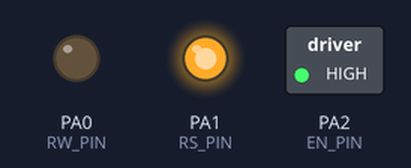
A program run on a simulated ATmega32, built with avr-gcc and emulated at 8 MHz. On the bench: switched loads named in the program (green lamp = pin HIGH), output pins drawn as LEDs (lit = HIGH).

Above: at 0.5 s.
At 1.5 s:
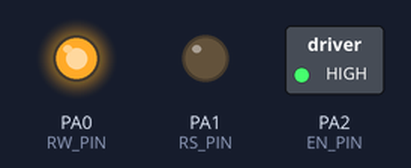
At 3.1 s:
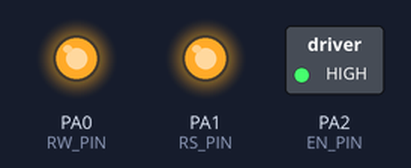
Timing chart, 0 to 4.8 s (numbered marks = the images above):
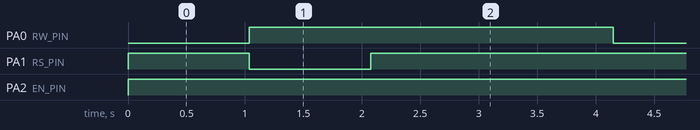

The program:

main.c
```c
/*
 * main.c
 *
 *  Created on: Feb 13, 2022
 *      Author: Ahmed Khaled Hammad
 */


/******************************************************Session7************************************************************
 * -> Learn DC Motor / Relay /H-Bridge / Opto_cupler
 * -> Manage Project'Files
 * -> LAB 8 build MOTOR_L293D Driver with prebuild Configuration
 * -> TASK 7  Control DC Motor Direction
 **/
/*Customized Data Type */
#include"../LIB/STD_TYPES.h"
#include"../LIB/ERROR_State.h"

/*DIO Libraries*/
#include"../MCAL/DIO_Interface.h"
/*LCD Driver*/
#include"../HAL/LCD/LCD_Interface.h"
/*MOTOR_L293D Driver*/
#include"../HAL/MOTOR_L293D/MOTOR_293D_Interface.h"

/*Delay Function*/
#include<util/delay.h>


int main(void)
{

	MOTOR_293D_ES_tInit();
	while(1)
	{
        MOTOR_293D_ES_tStartWithDirection(CW,FULL_SPEED);
		_delay_ms(1000);
		 MOTOR_293D_ES_tStartWithDirection(CCW,FULL_SPEED);
		_delay_ms(1000);
        MOTOR_293D_ES_tStop();
		_delay_ms(2000);

	}

	return 0 ;
}
```

LCD_Config.h
```c
/*
 * LCD_Config.h
 *
 *  Created on: Feb 12, 2022
 *      Author: Ahmed Khaled Hammad
 */

#ifndef LCD_CONFIG_H_
#define LCD_CONFIG_H_

/*			Mode : EIGHT_BIT -  FOUR_BIT     */
#define LCD_MODE		FOUR_BIT

/*			Control Pins					*/
#define RS_GRP			DIO_PORTA
#define RS_PIN			PIN1

#define RW_GRP			DIO_PORTA
#define RW_PIN			PIN0

#define EN_GRP			DIO_PORTA
#define EN_PIN			PIN2


/*				Data Pins		*/

#define D7_GRP			DIO_PORTA
#define D7_PIN			PIN6

#define D6_GRP			DIO_PORTA
#define D6_PIN			PIN5

#define D5_GRP			DIO_PORTA
#define D5_PIN			PIN4

#define D4_GRP			DIO_PORTA
#define D4_PIN			PIN3

#define D3_GRP			DIO_PORTA
#define D3_PIN			PIN2

#define D2_GRP			DIO_PORTA
#define D2_PIN			PIN0

#define D1_GRP			DIO_PORTA
#define D1_PIN			PIN7

#define D0_GRP			DIO_PORTA
#define D0_PIN			PIN3


#define SIGNED              0
#define UNSIGNED            1


#endif /* LCD_CONFIG_H_ */
```

MOTOR_293D_Config.h
```c
/*
 * MOTOR_293D_Config.h
 *
 *  Created on: Feb 14, 2022
 *      Author: Ahmed Khaled Hammad
 */

#ifndef HAL_MOTOR_L293D_MOTOR_293D_CONFIG_H_
#define HAL_MOTOR_L293D_MOTOR_293D_CONFIG_H_


#define   IN1_GRP          DIO_PORTA
#define   IN1_PIN          PIN0

#define   IN2_GRP          DIO_PORTA
#define   IN2_PIN          PIN1

#define   EN_GRP           DIO_PORTA
#define   EN_PIN           PIN2


#endif /* HAL_MOTOR_L293D_MOTOR_293D_CONFIG_H_ */
```

LCD_Interface.h
```c
/*
 * LCD_Interface.h
 *
 *  Created on: Feb 12, 2022
 *      Author: Ahmed Khaled Hammad
 */

#ifndef LCD_INTERFACE_H_
#define LCD_INTERFACE_H_

/*LCD Driver Initialization*/
ES_t   LCD_ES_tInit(void);
/*LCD write Data*/
ES_t   LCD_ES_tWriteData(u8 Copy_u8Data);
/*LCD write command*/
ES_t   LCD_ES_tWriteCommand(u8 Copy_u8Command);

ES_t LCD_ES_tWriteString(u8* Copy_u8Data);

ES_t LCD_ES_tSendIntgerNum(s32 Copy_s32Num);

ES_t  LCD_ES_tCustomAlphChar(u8 Copy_u8PatternNumber, u8* PCopy_u8Pattern);

ES_t   LCD_ES_tGoToPosition(u8 Copy_u8Row,u8 Copy_u8Col) ;


#endif /* LCD_INTERFACE_H_ */
```

LCD_Program.c
```c
/*
 * LCD_Program.c
 *
 *  Created on: Feb 12, 2022
 *      Author: Ahmed Khaled Hammad
 */


/*Public libraries*/
#include"../../LIB/STD_TYPES.h"
#include"../../LIB/ERROR_STATE.h"

//lower layer Libraries
#include"../../MCAL/DIO_Interface.h"

/*own libraries*/
#include"LCD_Config.h"
#include"LCD_Private.h"


/*Delay Function*/
#include<util/delay.h>


/*LCD Driver Initialization*/
ES_t  LCD_ES_tInit(void)
{
	ES_t LOC_ES_tErrorState = ES_NOK ;

	DIO_ES_tSetPinDirection(RS_GRP, RS_PIN, PIN_OUTPUT );
	DIO_ES_tSetPinDirection(RW_GRP, RW_PIN, PIN_OUTPUT );
	DIO_ES_tSetPinDirection(EN_GRP, EN_PIN, PIN_OUTPUT );

	DIO_ES_tSetPinDirection(D7_GRP, D7_PIN, PIN_OUTPUT );
	DIO_ES_tSetPinDirection(D6_GRP, D6_PIN, PIN_OUTPUT );
	DIO_ES_tSetPinDirection(D5_GRP, D5_PIN, PIN_OUTPUT );
	DIO_ES_tSetPinDirection(D4_GRP, D4_PIN, PIN_OUTPUT );

#if LCD_MODE == EIGHT_BIT

	DIO_ES_tSetPinDirection(D3_GRP, D3_PIN, PIN_OUTPUT );
	DIO_ES_tSetPinDirection(D2_GRP, D2_PIN, PIN_OUTPUT );
	DIO_ES_tSetPinDirection(D1_GRP, D1_PIN, PIN_OUTPUT );
	DIO_ES_tSetPinDirection(D0_GRP, D0_PIN, PIN_OUTPUT );

	_delay_ms(35);

	DIO_ES_tSetPinValue(RS_GRP, RS_PIN, PIN_LOW);
	LCD_ES_tWriteNLatch(0x38);

#elif LCD_MODE == FOUR_BIT

	DIO_ES_tSetPinValue(RS_GRP, RS_PIN, PIN_LOW);
	DIO_ES_tSetPinValue(EN_GRP, EN_PIN, PIN_LOW);
	DIO_ES_tSetPinValue(RW_GRP, RW_PIN, PIN_LOW);

	DIO_ES_tSetPinValue(D7_GRP, D7_PIN, 0 );
	DIO_ES_tSetPinValue(D6_GRP, D6_PIN, 0 );
	DIO_ES_tSetPinValue(D5_GRP, D5_PIN, 1 );
	DIO_ES_tSetPinValue(D4_GRP, D4_PIN, 0 );

	DIO_ES_tSetPinValue(EN_GRP, EN_PIN, PIN_HIGH );
	_delay_ms(1);
	DIO_ES_tSetPinValue(EN_GRP, EN_PIN, PIN_LOW );
	_delay_ms(30);

	LCD_ES_tWriteNLatch(0x28);

#else
#error "LCD mode configuration is wrong"
#endif

	//Display Control
	DIO_ES_tSetPinValue(RS_GRP, RS_PIN, PIN_LOW);
	LCD_ES_tWriteNLatch(0x0F);
	//_delay_ms(1);


	//Display Clear
	DIO_ES_tSetPinValue(RS_GRP, RS_PIN, PIN_LOW);
	LCD_ES_tWriteNLatch(0x01);
	//_delay_ms(2);

	//Entry Mode
	DIO_ES_tSetPinValue(RS_GRP, RS_PIN, PIN_LOW);
	LCD_ES_tWriteNLatch(0x06);
	//_delay_ms(1);


	return LOC_ES_tErrorState ;

}
/**************************************************************************************************************************************/
/*LCD write Data*/
ES_t   LCD_ES_tWriteData(u8 Copy_u8Data)
{
	ES_t LOC_ES_tErrorState = ES_NOK ;

	DIO_ES_tSetPinValue(RS_GRP , RS_PIN , PIN_HIGH);
	LCD_ES_tWriteNLatch(Copy_u8Data);
	LOC_ES_tErrorState = ES_OK ;

	return LOC_ES_tErrorState ;
}
/****************************************************************************************************************************************/
/*LCD write command*/
ES_t   LCD_ES_tWriteCommand(u8 Copy_u8Command)
{
	ES_t LOC_ES_tErrorState = ES_NOK ;

	DIO_ES_tSetPinValue(RS_GRP , RS_PIN , PIN_LOW);
	LCD_ES_tWriteNLatch(Copy_u8Command);
	LOC_ES_tErrorState = ES_OK ;

	return LOC_ES_tErrorState ;
}

/******************************************************************************************************************************************/
static ES_t LCD_ES_tWriteNLatch(u8 Copy_u8Byte)
{
	ES_t LOC_ES_tErrorState = ES_NOK;

#if LCD_MODE == EIGHT_BIT

	DIO_ES_tSetPinValue(EN_GRP, EN_PIN, PIN_LOW);
	DIO_ES_tSetPinValue(RW_GRP, RW_PIN, PIN_LOW);

	DIO_ES_tSetPinValue(D7_GRP, D7_PIN, ((Copy_u8Byte>>7)&1) );
	DIO_ES_tSetPinValue(D6_GRP, D6_PIN, ((Copy_u8Byte>>6)&1) );
	DIO_ES_tSetPinValue(D5_GRP, D5_PIN, ((Copy_u8Byte>>5)&1) );
	DIO_ES_tSetPinValue(D4_GRP, D4_PIN, ((Copy_u8Byte>>4)&1) );

	DIO_ES_tSetPinValue(D3_GRP, D3_PIN, ((Copy_u8Byte>>3)&1) );
	DIO_ES_tSetPinValue(D2_GRP, D2_PIN, ((Copy_u8Byte>>2)&1) );
	DIO_ES_tSetPinValue(D1_GRP, D1_PIN, ((Copy_u8Byte>>1)&1) );
	DIO_ES_tSetPinValue(D0_GRP, D0_PIN, ((Copy_u8Byte>>0)&1) );

	DIO_ES_tSetPinValue(EN_GRP, EN_PIN, PIN_HIGH );
	_delay_ms(1);
	DIO_ES_tSetPinValue(EN_GRP, EN_PIN, PIN_LOW );

	_delay_ms(30);


#elif LCD_MODE == FOUR_BIT

	DIO_ES_tSetPinValue(EN_GRP, EN_PIN, PIN_LOW);
	DIO_ES_tSetPinValue(RW_GRP, RW_PIN, PIN_LOW);

	DIO_ES_tSetPinValue(D7_GRP, D7_PIN, ((Copy_u8Byte>>7)&1) );
	DIO_ES_tSetPinValue(D6_GRP, D6_PIN, ((Copy_u8Byte>>6)&1) );
	DIO_ES_tSetPinValue(D5_GRP, D5_PIN, ((Copy_u8Byte>>5)&1) );
	DIO_ES_tSetPinValue(D4_GRP, D4_PIN, ((Copy_u8Byte>>4)&1) );

	DIO_ES_tSetPinValue(EN_GRP, EN_PIN, PIN_HIGH );
	_delay_ms(1);
	DIO_ES_tSetPinValue(EN_GRP, EN_PIN, PIN_LOW );
	_delay_ms(30);

	DIO_ES_tSetPinValue(D7_GRP, D7_PIN, ((Copy_u8Byte>>3)&1) );
	DIO_ES_tSetPinValue(D6_GRP, D6_PIN, ((Copy_u8Byte>>2)&1) );
	DIO_ES_tSetPinValue(D5_GRP, D5_PIN, ((Copy_u8Byte>>1)&1) );
	DIO_ES_tSetPinValue(D4_GRP, D4_PIN, ((Copy_u8Byte>>0)&1) );

	DIO_ES_tSetPinValue(EN_GRP, EN_PIN, PIN_HIGH );
	_delay_ms(1);
	DIO_ES_tSetPinValue(EN_GRP, EN_PIN, PIN_LOW );
	_delay_ms(30);

#else
#error "LCD mode configuration is wrong"
#endif

	return LOC_ES_tErrorState;
}
/***********************************************************************************************************************/
ES_t LCD_ES_tWriteString(u8* Copy_u8Data)
{

	ES_t LOC_ES_tErrorState = ES_NOK;
	u8 LOC_u8Iterator = 0 ;
	while(Copy_u8Data[LOC_u8Iterator]!='\0')
	{
		//LCD_enuWriteData(Copy_u8Data[LOC_u8Iterator]);
		DIO_ES_tSetPinValue(RS_GRP , RS_PIN , PIN_HIGH);
		LCD_ES_tWriteNLatch(Copy_u8Data[LOC_u8Iterator]);
		LOC_u8Iterator++;
	}

	return LOC_ES_tErrorState;

}
/***********************************************************************************************************************/
ES_t LCD_ES_tSendIntgerNum(s32 Copy_s32Num)
{
	ES_t LOC_ES_tErrorState = ES_NOK;

	s8 LOC_s8Sign = -1;
	u8 LOC_u8ArrIndex = 0;
	u8 LOC_u8ArrNmber[10];
	/*Check Sign*/
	if(Copy_s32Num < 0)
	{
		/*display Sign*/
		DIO_ES_tSetPinValue(RS_GRP , RS_PIN , PIN_HIGH);
		LCD_ES_tWriteNLatch('-');
		/*make The number Positive*/
		Copy_s32Num *=LOC_s8Sign ;
	}
	else
	{
		/*Parsing the Positive Number*/
		while(Copy_s32Num!=0)
		{
			LOC_u8ArrNmber[LOC_u8ArrIndex] = (Copy_s32Num%10);
			Copy_s32Num/=10;
			LOC_u8ArrIndex++;
		}
		for(s8 i = LOC_u8ArrIndex-1 ; i>=0;i--)
		{
			DIO_ES_tSetPinValue(RS_GRP , RS_PIN , PIN_HIGH);
			LCD_ES_tWriteNLatch(LOC_u8ArrNmber[i]+'0');

		}
	}

	return LOC_ES_tErrorState;
}

/************************************************************************************************************************/
/*LCD Create SpecialCharacter 8 Bits*/
ES_t  LCD_ES_tCustomAlphChar(u8 Copy_u8PatternNumber, u8* PCopy_u8Pattern)
{
	ES_t LOC_ES_tErrorState = ES_NOK;
	/*you have only 8 patterns to be customized */

	if(Copy_u8PatternNumber<PATTERN_MAX_NUMBER)
	{
		/*Address counter point on CGRAM*/
		DIO_ES_tSetPinValue(RS_GRP , RS_PIN , PIN_LOW);
		LCD_ES_tWriteNLatch((CGRAM_OFFSET + (Copy_u8PatternNumber*PATTERN_SIZE)));
		LOC_ES_tErrorState = ES_OK ;
		/*Write your pattern in CGRAM*/
		for(u8 i=0;i<8;i++)
		{
			DIO_ES_tSetPinValue(RS_GRP , RS_PIN , PIN_HIGH);
			LCD_ES_tWriteNLatch(PCopy_u8Pattern[i]);
		}
		LOC_ES_tErrorState = ES_OK;
	}
	else
	{
		LOC_ES_tErrorState = ES_OUT_OF_RANGE ;
	}
	return LOC_ES_tErrorState;

}
/********************************************************************************************************************************************************/

/*LCD Go To Position*/

ES_t   LCD_ES_tGoToPosition(u8 Copy_u8Row,u8 Copy_u8Col)
{
	ES_t LOC_ES_tErrorState = ES_NOK;
	u8 LOC_u8ArrRow[2] = {0x80,0xC0};
	if( (1<=Copy_u8Row && Copy_u8Row<=2 ) &&
			(1<=Copy_u8Col && Copy_u8Col<=16))
	{
		DIO_ES_tSetPinValue(RS_GRP , RS_PIN , PIN_LOW);
		LCD_ES_tWriteNLatch(LOC_u8ArrRow[Copy_u8Row-1]+ Copy_u8Col-1);
		LOC_ES_tErrorState = ES_OK ;
	}
	else
	{
		LOC_ES_tErrorState = ES_OUT_OF_RANGE ;
	}

	return LOC_ES_tErrorState;
}

/***********************************************************************************************************************************************************/
```

MOTOR_293D_Interface.h
```c
/*
 * MOTOR_293D_Interface.h
 *
 *  Created on: Feb 14, 2022
 *      Author: Ahmed Khaled Hammad
 */

#ifndef HAL_MOTOR_L293D_MOTOR_293D_INTERFACE_H_
#define HAL_MOTOR_L293D_MOTOR_293D_INTERFACE_H_

/**/
ES_t MOTOR_293D_ES_tInit(void);

/**/
ES_t MOTOR_293D_ES_tStartWithDirection(u8 Copy_u8Direction,u8 Copy_u8Speed);
/**/
ES_t MOTOR_293D_ES_tStop(void);


#define   CW_DIR     0
#define   CCW_DIR    1

#define CW                    CW_DIR
#define CCW                   CCW_DIR

#define FULL_SPEED              1

#endif /* HAL_MOTOR_L293D_MOTOR_293D_INTERFACE_H_ */
```

MOTOR_L293D_Program.c
```c
/*
 * MOTOR_L293D_Program.c
 *
 *  Created on: Feb 14, 2022
 *      Author: Ahmed Khaled Hammad
 */

/*Public libraries*/
#include"../../LIB/STD_TYPES.h"
#include"../../LIB/ERROR_STATE.h"

//lower layer Libraries
#include"../../MCAL/DIO_Interface.h"

/*own libraries*/
#include"MOTOR_293D_Private.h"

#include"MOTOR_293D_Config.h"


/*Delay Function*/
#include<util/delay.h>


/**/
ES_t MOTOR_293D_ES_tInit(void)
{
	ES_t LOC_ES_tErrorState = ES_NOK ;
	DIO_ES_tSetPinDirection(IN1_GRP,IN1_PIN,PIN_OUTPUT);
	DIO_ES_tSetPinDirection(IN2_GRP,IN2_PIN,PIN_OUTPUT);
	DIO_ES_tSetPinDirection(EN_GRP,EN_PIN,PIN_OUTPUT);

	DIO_ES_tSetPinValue(IN1_GRP,IN1_PIN,PIN_HIGH);
	DIO_ES_tSetPinValue(IN2_GRP,IN2_PIN,PIN_HIGH);
	DIO_ES_tSetPinValue(EN_GRP,EN_PIN,PIN_HIGH);

	LOC_ES_tErrorState = ES_OK ;
	return LOC_ES_tErrorState ;
}

/**/
ES_t MOTOR_293D_ES_tStartWithDirection(u8 Copy_u8Direction,u8 Copy_u8Speed)
{
	ES_t LOC_ES_tErrorState = ES_NOK ;
	switch(Copy_u8Direction)
	{
	case CW:
		DIO_ES_tSetPinValue(IN1_GRP,IN1_PIN,PIN_LOW);
		DIO_ES_tSetPinValue(IN2_GRP,IN2_PIN,PIN_HIGH);
		break ;
	case CCW:
		DIO_ES_tSetPinValue(IN1_GRP,IN1_PIN,PIN_HIGH);
		DIO_ES_tSetPinValue(IN2_GRP,IN2_PIN,PIN_LOW);
		break ;
	default :
		/*Do Nothing*/
		break ;
	}

	DIO_ES_tSetPinValue(EN_GRP,EN_PIN,Copy_u8Speed);

	LOC_ES_tErrorState = ES_OK ;

	return LOC_ES_tErrorState ;
}
/**/
ES_t MOTOR_293D_ES_tStop(void)
{
	ES_t LOC_ES_tErrorState = ES_NOK ;

//	DIO_ES_tSetPinValue(IN1_GRP,IN1_PIN,PIN_LOW);
//	DIO_ES_tSetPinValue(IN2_GRP,IN2_PIN,PIN_LOW);

	DIO_ES_tSetPinValue(IN1_GRP,IN1_PIN,PIN_HIGH);
	DIO_ES_tSetPinValue(IN2_GRP,IN2_PIN,PIN_HIGH);

	LOC_ES_tErrorState = ES_OK ;

	return LOC_ES_tErrorState ;
}
```

LCD_Private.h
```c
/*
 * LCD_Private.h
 *
 *  Created on: Feb 12, 2022
 *      Author: Ahmed Khaled Hammad
 */

#ifndef LCD_PRIVATE_H_
#define LCD_PRIVATE_H_

#define EIGHT_BIT			96
#define FOUR_BIT			59


#define CGRAM_OFFSET             64
#define PATTERN_MAX_NUMBER       8
#define PATTERN_SIZE             8
static ES_t LCD_ES_tWriteNLatch(u8 Copy_u8Byte);


#endif /* LCD_PRIVATE_H_ */
```

MOTOR_293D_Private.h
```c
/*
 * MOTOR_293D_Private.h
 *
 *  Created on: Feb 14, 2022
 *      Author: Ahmed Khaled Hammad
 */

#ifndef HAL_MOTOR_L293D_MOTOR_293D_PRIVATE_H_
#define HAL_MOTOR_L293D_MOTOR_293D_PRIVATE_H_


#define   CW_DIR     0
#define   CCW_DIR    1

#define CW                    CW_DIR
#define CCW                   CCW_DIR


#define FULL_SPEED              1

#endif /* HAL_MOTOR_L293D_MOTOR_293D_PRIVATE_H_ */
```

ERROR_STATE.h
```c
/*
 * ERROR_STATE.h
 *
 *  Created on: Feb 12, 2022
 *      Author: Ahmed Khaled Hammad
 */

#ifndef ERROR_STATE_H_
#define ERROR_STATE_H_

typedef enum{

	ES_NOK,
	ES_OK,
	ES_OUT_OF_RANGE,
	ES_NULL_POINTER
}ES_t;

#define NULL    (void*)0

#endif /* ERROR_STATE_H_ */
```

STD_TYPES.h
```c
/*
 * STD_TYPES.h
 *
 *  Created on: Feb 7, 2022
 *      Author: Ahmed Khaled Hammad
 */

#ifndef STD_TYPES_H_
#define STD_TYPES_H_

/*typedef<data type> <New Name>*/
typedef unsigned char            u8  ;
typedef unsigned short int       u16 ;
typedef unsigned long int        u32 ;
typedef unsigned long long int   u64 ;

typedef signed char              s8   ;
typedef signed short int         s16  ;
typedef signed long int          s32  ;
typedef signed long long int     s64  ;

typedef float                    f32 ;
typedef double                   f64 ;
typedef long double              f80 ;

#endif /* STD_TYPES_H_ */
```

DIO_Config.h
```c
/*
 * DIO_Config.h
 *
 *  Created on: Feb 12, 2022
 *      Author: Ahmed Khaled Hammad
 */

#ifndef DIO_CONFIG_H_
#define DIO_CONFIG_H_

/*Pin Direction State options:
 * 1- PIN_OUTPUT
 * 2- PIN_INPUT*/

//Configure Pins Direction For PORTA
#define PA0_DDR    PIN_INPUT
#define PA1_DDR    PIN_INPUT
#define PA2_DDR    PIN_INPUT
#define PA3_DDR    PIN_INPUT
#define PA4_DDR    PIN_INPUT
#define PA5_DDR    PIN_INPUT
#define PA6_DDR    PIN_INPUT
#define PA7_DDR    PIN_INPUT

//Configure Pins Direction For PORTB
#define PB0_DDR    PIN_INPUT
#define PB1_DDR    PIN_INPUT
#define PB2_DDR    PIN_INPUT
#define PB3_DDR    PIN_INPUT
#define PB4_DDR    PIN_INPUT
#define PB5_DDR    PIN_INPUT
#define PB6_DDR    PIN_INPUT
#define PB7_DDR    PIN_INPUT

//Configure Pins Direction For PORTC
#define PC0_DDR    PIN_OUTPUT
#define PC1_DDR    PIN_OUTPUT
#define PC2_DDR    PIN_OUTPUT
#define PC3_DDR    PIN_OUTPUT
#define PC4_DDR    PIN_INPUT
#define PC5_DDR    PIN_OUTPUT
#define PC6_DDR    PIN_INPUT
#define PC7_DDR    PIN_INPUT

//Configure Pins Direction For PORTD
#define PD0_DDR    PIN_INPUT
#define PD1_DDR    PIN_INPUT
#define PD2_DDR    PIN_INPUT
#define PD3_DDR    PIN_INPUT
#define PD4_DDR    PIN_INPUT
#define PD5_DDR    PIN_INPUT
#define PD6_DDR    PIN_INPUT
#define PD7_DDR    PIN_INPUT


/*Pin State options:
 * 1- PIN_HIGH
 * 2- PIN_LOW
 * 3- DIO_FLOAT
 * 4- DIO_PULLUP*/

//Configure Pins Value For PORTA
#define PA0_PORT    PIN_LOW
#define PA1_PORT    DIO_FLOAT
#define PA2_PORT    DIO_FLOAT
#define PA3_PORT    DIO_FLOAT
#define PA4_PORT    DIO_FLOAT
#define PA5_PORT    DIO_FLOAT
#define PA6_PORT    DIO_FLOAT
#define PA7_PORT    DIO_FLOAT

//Configure Pins Value For PORTB
#define PB0_PORT    PIN_LOW
#define PB1_PORT    PIN_LOW
#define PB2_PORT    PIN_LOW
#define PB3_PORT    PIN_LOW
#define PB4_PORT    PIN_LOW
#define PB5_PORT    PIN_LOW
#define PB6_PORT    PIN_LOW
#define PB7_PORT    PIN_LOW

//Configure Pins Value For PORTC
#define PC0_PORT    PIN_LOW
#define PC1_PORT    PIN_LOW
#define PC2_PORT    PIN_LOW
#define PC3_PORT    PIN_LOW
#define PC4_PORT    PIN_LOW
#define PC5_PORT    PIN_LOW
#define PC6_PORT    PIN_LOW
#define PC7_PORT    PIN_LOW

//Configure Pins Value For PORTD
#define PD0_PORT    PIN_LOW
#define PD1_PORT    PIN_LOW
#define PD2_PORT    PIN_LOW
#define PD3_PORT    PIN_LOW
#define PD4_PORT    PIN_LOW
#define PD5_PORT    PIN_LOW
#define PD6_PORT    PIN_LOW
#define PD7_PORT    PIN_LOW

#endif /* DIO_CONFIG_H_ */
```

GIE_Config.h
```c
/*
 * GIE_Config.h
 *
 *  Created on: Feb 15, 2022
 *      Author: Ahmed Khaled Hammad
 */

#ifndef MCAL_GIE_GIE_CONFIG_H_
#define MCAL_GIE_GIE_CONFIG_H_


#endif /* MCAL_GIE_GIE_CONFIG_H_ */
```

GIE_Private.h
```c
/*
 * GIE_Private.h
 *
 *  Created on: Feb 15, 2022
 *      Author: Ahmed Khaled Hammad
 */

#ifndef MCAL_GIE_GIE_PRIVATE_H_
#define MCAL_GIE_GIE_PRIVATE_H_

#define SREG    *((volatile u8*)0x5F)

#endif /* MCAL_GIE_GIE_PRIVATE_H_ */
```

GIE_Program.c
```c
/*
 * GIE_Program.c
 *
 *  Created on: Feb 15, 2022
 *      Author: Ahmed Khaled Hammad
 */

/*Public libraries*/
#include"../../LIB/STD_TYPES.h"
#include"../../LIB/ERROR_STATE.h"

//lower layer Libraries
#include"../../MCAL/DIO_Interface.h"

/*own libraries*/
#include"GIE_Config.h"
#include"GIE_Private.h"


/*Delay Function*/
#include<util/delay.h>


/*Initialization GIE Module*/

ES_t GIE_ES_tInit(void)

{
	ES_t LOC_ES_tErrorState = ES_NOK;
	//SREG &=~(1<<7);
    asm("CLI");
	return LOC_ES_tErrorState = ES_OK;
}

/*Disable GIE */

ES_t GIE_ES_tEnable(void)

{
	ES_t LOC_ES_tErrorState = ES_NOK;
	//SREG |=(1<<7) ;
    asm("SEI");

	return 	LOC_ES_tErrorState = ES_OK;
}


/*Enable GIE*/

ES_t GIE_ES_tDisable(void)
{

	       ES_t LOC_ES_tErrorState = ES_NOK;
	   	//SREG &=~(1<<7);

	       asm("CLI");
	return LOC_ES_tErrorState = ES_OK;
}
```

Source omitted: DIO_Interface.h (1716 bytes), DIO_Private.h (2342 bytes), DIO_Program.c (4972 bytes)

Measured:
- by itself, PA0 (RW_PIN): alternates HIGH for 3.1 s and LOW for 1.0 s
- by itself, PA1 (RS_PIN): repeats every 4.2 s: LOW 1.0 s, HIGH 3.1 s
- by itself, PA2 (EN_PIN): LOW → HIGH at 0.00 s
